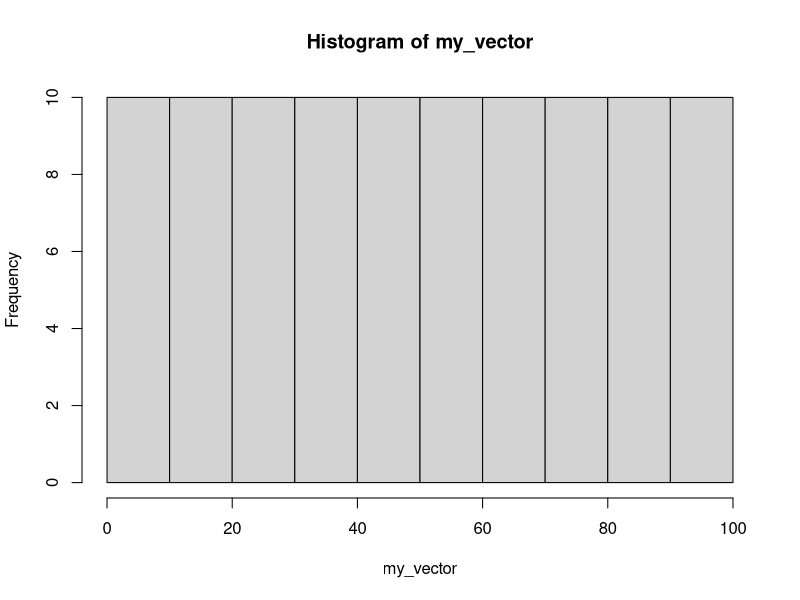

Recreate this plot in R.
# write some code 
my_vector <- 1:100
mean(my_vector)
hist(my_vector)

# type some stuff 
median(my_vector)

# make sure you save your file
